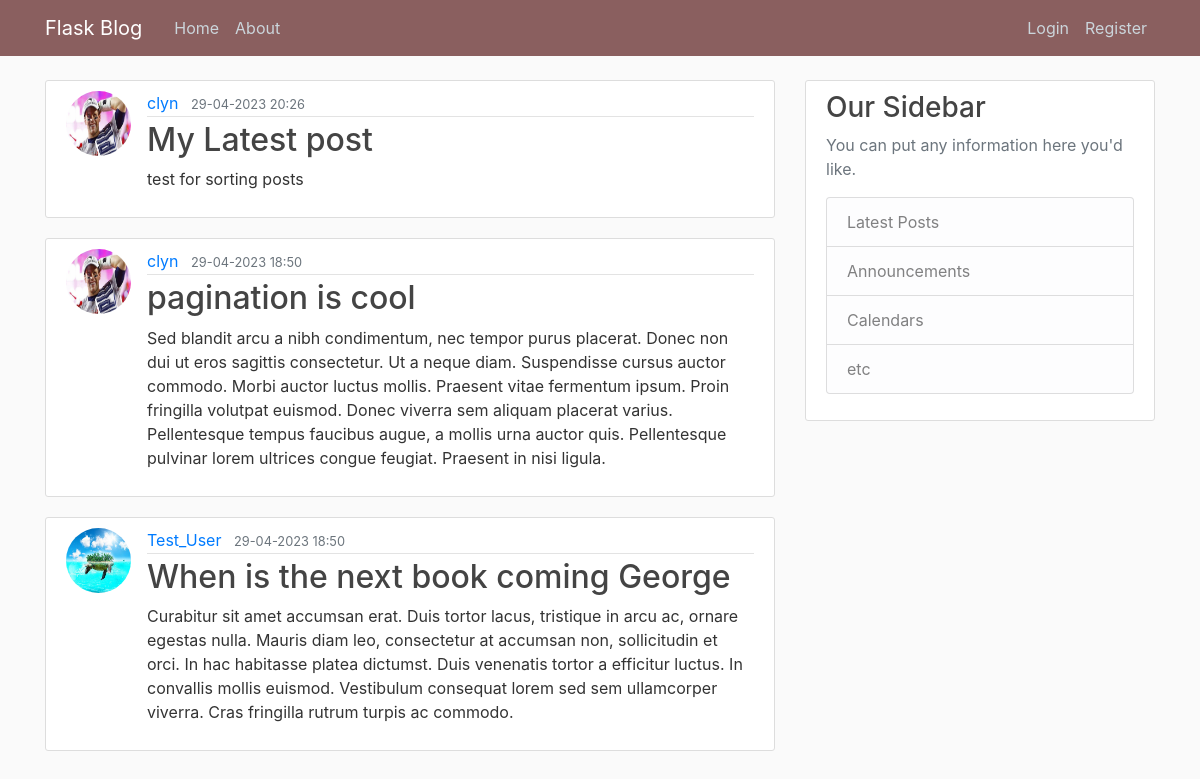
The page /home on the database its author committed.
### Fblog/models.py (models this page shows, shortened)
class Post(db.Model):
    id = db.Column(db.Integer, primary_key = True)
    title = db.Column(db.String(100), nullable = False)
    date_posted = db.Column(db.DateTime, nullable = False, default = datetime.utcnow)
    content = db.Column(db.Text, nullable = False)
    user_id = db.Column(db.Integer, db.ForeignKey('user.id'), nullable = False) # Foregin Key is refrencing the table and column names

class User(db.Model, UserMixin):
    id = db.Column(db.Integer, primary_key = True)
    username = db.Column(db.String(20), unique = True, nullable = False)
    email = db.Column(db.String(120), unique = True, nullable = False)
    image_file = db.Column(db.String(20), nullable = False, default = 'default.jpg')
    password = db.Column(db.String(60), nullable = False)
    posts = db.relationship('Post', backref = 'author', lazy = True) #backref gets the user that created the post (1 to many relationship)

### Fblog/routes.py (the view)
@app.route("/")
@app.route("/home")
def home():
    page = request.args.get('page', 1, type=int)
    posts = Post.query.order_by(Post.date_posted.desc()).paginate(page = page, per_page=3) #allows me to define how many posts per page - orders them from newest to oldest
    return render_template('home.html', posts = posts) # posts variable within the template is equal to the dummy data

### Fblog/templates/home.html
{% extends "layout.html" %}
{% block content %}
    {% for post in posts %}
    <article class="media content-section">
      <img class= "rounded-circle article-img" src="{{url_for('static', filename = 'profile_pics/' + post.author.image_file) }}">
        <div class="media-body">
          <div class="article-metadata">
            <a class="mr-2" href="#">{{ post.author.username }}</a>
            <small class="text-muted">{{ post.date_posted.strftime('%d-%m-%Y %H:%M') }}</small>
          </div>
          <h2><a class="article-title" href="{{ url_for('post', post_id = post.id)}}">{{ post.title }}</a></h2>
          <p class="article-content">{{ post.content }}</p>
        </div>
      </article>
    {% endfor %}
{% endblock content %}

### Fblog/static/main.css (style rules this page uses)
body { background: #fafafa; color: #333333; margin-top: 5rem; }
h1, h2, h3, h4, h5, h6 { color: #444444; }
.content-section { background: #ffffff; padding: 10px 20px; border: 1px solid #dddddd; border-radius: 3px; margin-bottom: 20px; }
.article-title { color: #444444; }
.article-content { white-space: pre-line; }
.article-img { height: 65px; width: 65px; margin-right: 16px; }
.article-metadata { padding-bottom: 1px; margin-bottom: 4px; border-bottom: 1px solid #e3e3e3 }

### rows shown on the page
Post: image_file (picture), author.username "clyn", date_posted "29-04-2023 20:26", title "My Latest post", content "test for sorting posts"
Post: image_file (picture), author.username "clyn", date_posted "29-04-2023 18:50", title "pagination is cool", content "Sed blandit arcu a nibh condimentum, nec tempor purus placerat. Donec non dui ut eros sagittis consectetur. Ut a neque diam. Suspendisse cursus auctor commodo. Morbi auctor luctus mollis. Praesent vitae fermentum ipsum. Proin fringilla volutpat euismod. Donec viverra sem aliquam placerat varius. Pellentesque tempus faucibus augue, a mollis urna auctor quis. Pellentesque pulvinar lorem ultrices congue feugiat. Praesent in nisi ligula."
Post: image_file (picture), author.username "Test_User", date_posted "29-04-2023 18:50", title "When is the next book coming George", content "Curabitur sit amet accumsan erat. Duis tortor lacus, tristique in arcu ac, ornare egestas nulla. Mauris diam leo, consectetur at accumsan non, sollicitudin et orci. In hac habitasse platea dictumst. Duis venenatis tortor a efficitur luctus. In convallis mollis euismod. Vestibulum consequat lorem sed sem ullamcorper viverra. Cras fringilla rutrum turpis ac commodo."
